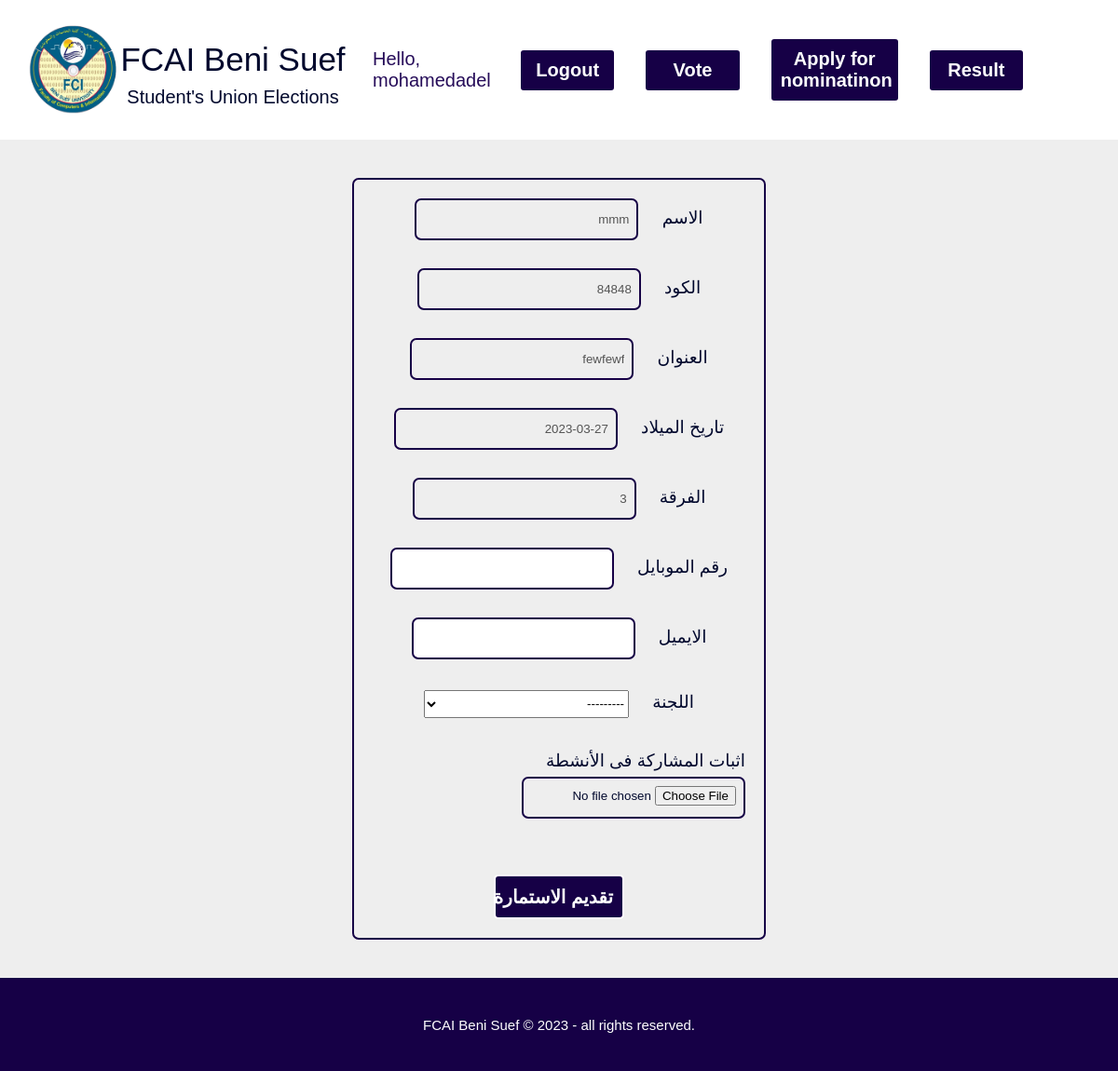
Page /nomination/ (signed in) on the earlier database version.
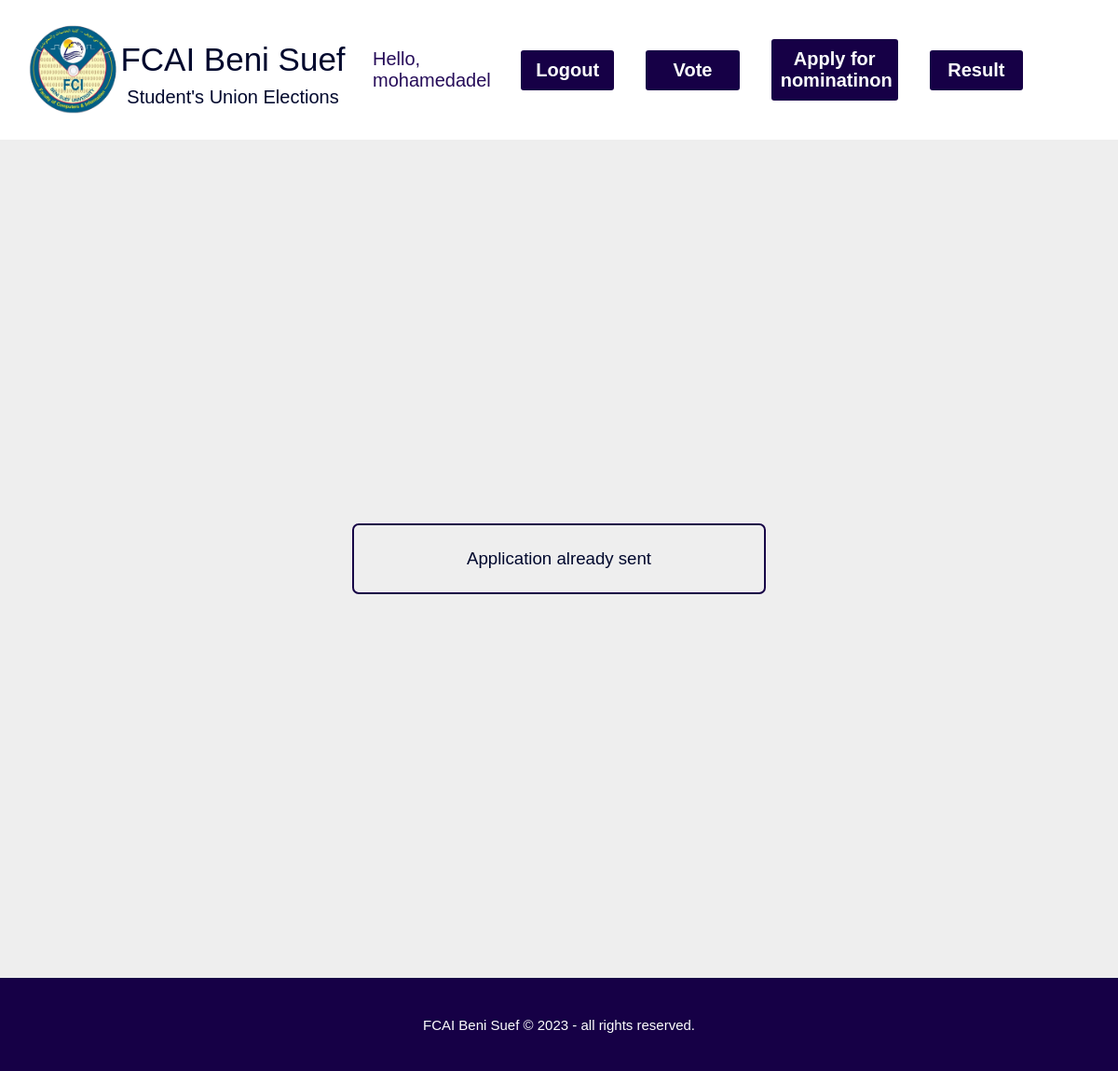
Same page on the later database version.
### training/models.py (models this page shows, shortened)
class User_Model(models.Model):
    Userkey = models.OneToOneField(User, on_delete=models.CASCADE)
    Name = models.CharField(max_length=50, default="")
    Student_id = models.IntegerField(unique=True)
    address = models.CharField(max_length=200, null=True)
    birthdate = models.DateField(null=True)
    collegeYear = models.IntegerField(null=True)

### training/views.py (the view, shortened to what this page needs)
# urls.py: path('nomination/', views.nomination, name = 'nomination'),
@login_required
def nomination(request):
    current_user = request.user
    User_Mod = User_Model.objects.get(Userkey_id = current_user.id)
    if Nominee_user.objects.filter(UserModelKey=User_Mod).exists():
        context = {"ConfirmationMessage": 'Application already sent'}
        return render(request, 'nom1.html', context=context)
    else:
        initial_values = {'Name': User_Mod.Name,
                        'nominee_id': User_Mod.Student_id,
                        'address': User_Mod.address,
                            'birthdate': User_Mod.birthdate,
                            'collegeYear': User_Mod.collegeYear,
                        }
        form = NomineeForm(request.POST or None, request.FILES, initial=initial_values)
        context = {}
        context['form'] = form
        return render(request, 'nom1.html', context=context)

### training/templates/nom1.html (shortened to what this page needs)
{% extends 'base.html' %}
{% block headcontent %}
<head>
  {% load static %}
  <link rel="stylesheet" href="{% static 'css/common.css' %}" />
  <link rel="stylesheet" href="{% static 'css/nomination.css' %}" />
</head>
{% endblock %}
{% block maincontent %}
  <main class="container">
    <form enctype="multipart/form-data" id="myForm" class="nomination" action="{% url 'nomination' %}" method="POST">
      {% if ConfirmationMessage == 'Application already sent' or ConfirmationMessage == 'Application sent successfuly' %}
      <div>{{ ConfirmationMessage }}</div>
      {% else %}
      <div>
        <label>{{form.Name.label}}</label>
        {{form.Name}}
      </div>
      <div>
        <label>{{form.nominee_id.label}}</label>
        {{form.nominee_id}}
      </div>
      <div>
        <label>{{form.address.label}}</label>
        {{form.address}}
      </div>
      <div>
        <label>{{form.birthdate.label}}</label>
        {{form.birthdate}}
      </div>
      <div>
        <label>{{form.collegeYear.label}}</label>
        {{form.collegeYear}}
      </div>
      <div>
        <label>{{form.phone_no.label}}</label>
        {{form.phone_no}}
      </div>
      <div>
        <label>{{form.email.label}}</label>
        {{form.email}}
      </div>
      <div>
        <label>{{form.community.label}}</label>
        {{form.community}}
      </div>
      <div>
        <label>{{form.rec_letter.label}}</label>
        {{form.rec_letter}}
      </div>
      <input type="submit" value="تقديم الاستمارة" />
      {% endif %}
    </form>
  </main>
{% endblock %}

Differences in the rows shown:
no longer on this page (row edited): User_Model: Name "mmm", address "fewfewf", birthdate "2023-03-27", collegeYear "3"
Other differences:
{{ ConfirmationMessage }}: (not shown) → "Application already sent"
form field nominee_id: "84848" → (not shown)
form field community: "---------" → (not shown)
form field value: "تقديم الاستمارة" → (not shown)
text no longer shown: "الاسم الكود العنوان تاريخ الميلاد الفرقة رقم الموبايل الايميل اللجنة اثبات المشاركة فى الأنشطة"
